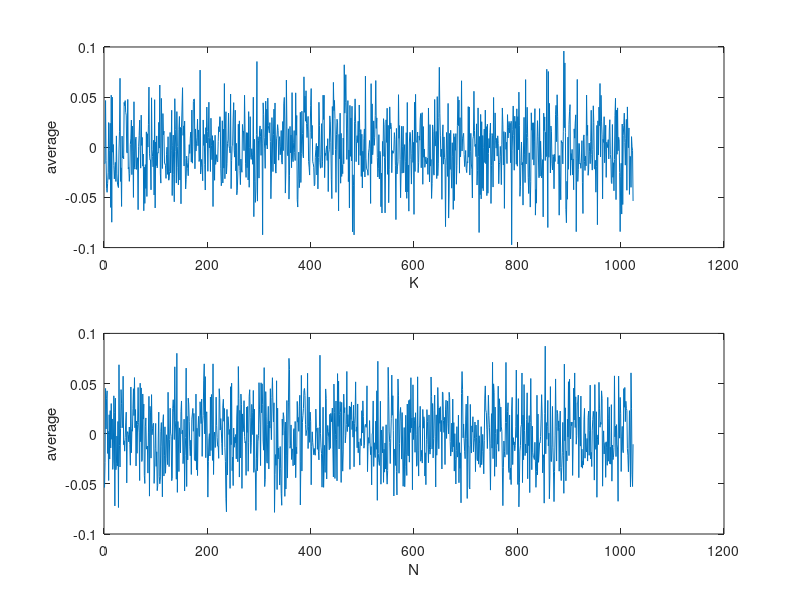
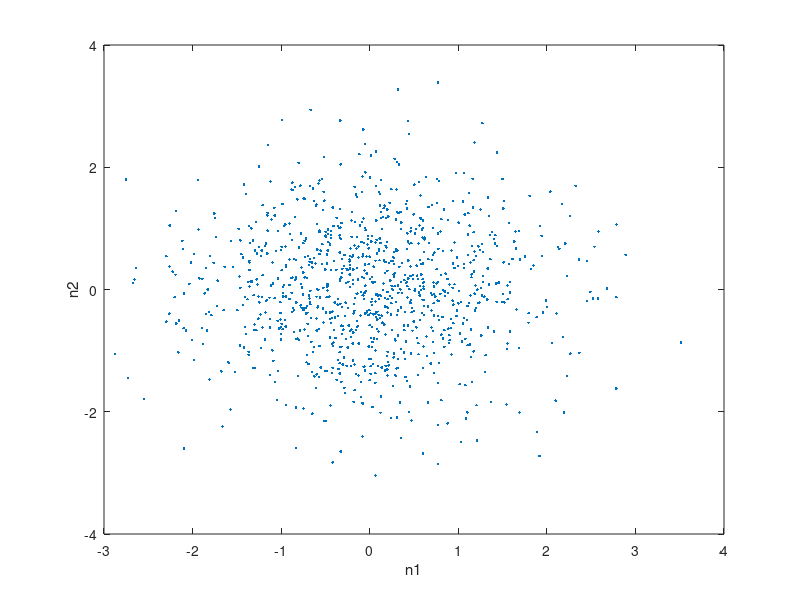

The MATLAB source for these figures, in order:
N=1024;
K=1024;
X=randn(N,K);
aver_ensemble=mean(X,2)';
aver_time=mean(X);
figure(1)
subplot(2,1,1)
plot(aver_ensemble)
xlabel('K');
ylabel('average');
subplot(2,1,2)
plot(aver_time)
xlabel('N');
ylabel('average');
% the process appears to be ergodic in the mean.

n1=randi(256,1,1,'uint32');
n2=randi(256,1,1,'uint32');
a=X(n1,:);
b=X(n2,:);
figure(2)
plot(a,b,'.');
xlabel('n1');
ylabel('n2');
sum=0;
for i=1:256
    sum=sum+X(n1,i)*X(n2,i);
end
corr=sum/K;
% they look uncorrelated.